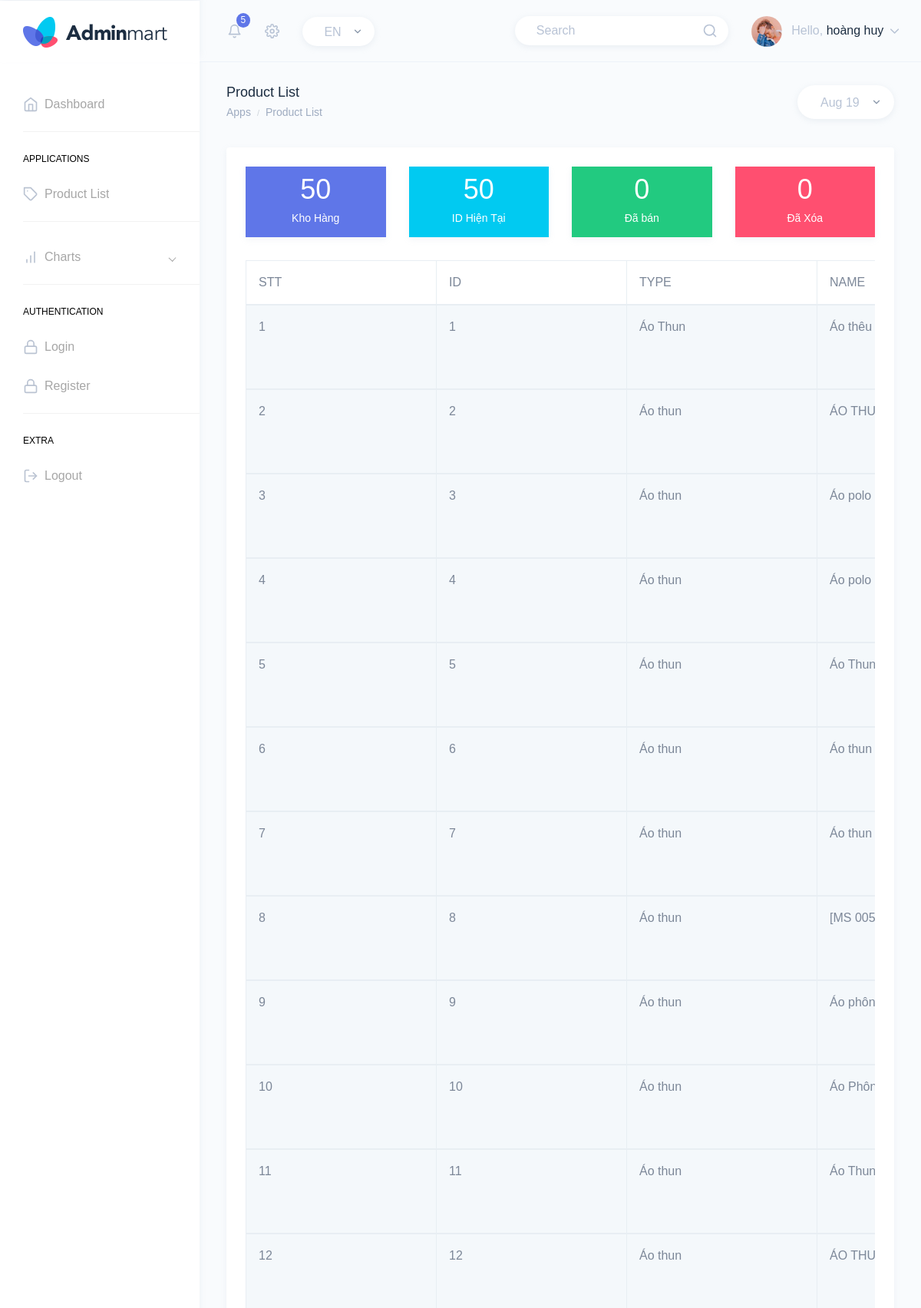
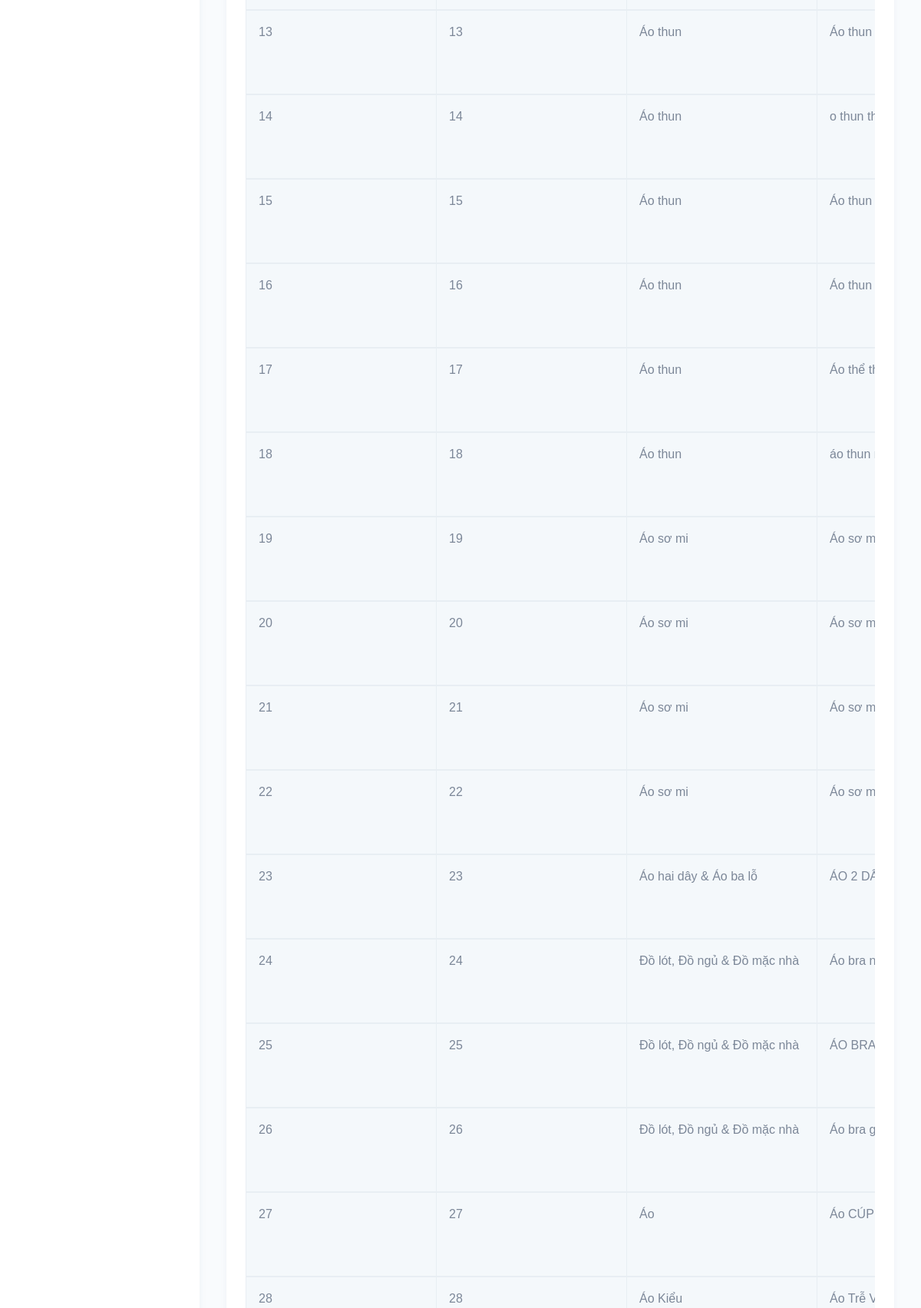
The page /src/html/ticket-list.php (signed in, upper part) on the database its author committed (2 pictures, top to bottom).
### tables this page shows
CREATE TABLE `tb_sp` (
  `sp_id` int(11) NOT NULL,
  `sp_hinhanh` varchar(300) DEFAULT NULL,
  `sp_theloai` varchar(300) DEFAULT NULL,
  `sp_tensanpham` varchar(300) DEFAULT NULL,
  `sp_gia` int(11) DEFAULT NULL
);

### src/html/ticket-list.php (the view, shortened to what this page needs)
<?php
$id=$_SESSION['name'];
?>
<!DOCTYPE html>
<html dir="ltr" lang="en">
<head>
    <link href="../dist/css/style.min.css" rel="stylesheet">
<body>
    <div id="main-wrapper" data-theme="light" data-layout="vertical" data-navbarbg="skin6" data-sidebartype="full" data-sidebar-position="fixed" data-header-position="fixed" data-boxed-layout="full">
        <header class="topbar" data-navbarbg="skin6">
            <nav class="navbar top-navbar navbar-expand-md">
                <div class="navbar-header" data-logobg="skin6">
                    <div class="navbar-brand">
                        <a href="index.html">
                            <b class="logo-icon">
                                <img src="../assets/images/logo-icon.png" alt="homepage" class="dark-logo" />
                            </b>
                            <span class="logo-text">
                                <img src="../assets/images/logo-text.png" alt="homepage" class="dark-logo" />
                            </span>
                        </a>
                    </div>
                </div>
                <div class="navbar-collapse collapse" id="navbarSupportedContent">
                    <ul class="navbar-nav float-left mr-auto ml-3 pl-1">
                        <li class="nav-item dropdown">
                            <a class="nav-link dropdown-toggle pl-md-3 position-relative" href="javascript:void(0)"
                                id="bell" role="button" data-toggle="dropdown" aria-haspopup="true"
                                aria-expanded="false">
                                <span><i data-feather="bell" class="svg-icon"></i></span>
                                <span class="badge badge-primary notify-no rounded-circle">5</span>
                            </a>
                        </li>
                        <li class="nav-item dropdown">
                            <a class="nav-link dropdown-toggle" href="#" id="navbarDropdown" role="button"
                                data-toggle="dropdown" aria-haspopup="true" aria-expanded="false">
                                <i data-feather="settings" class="svg-icon"></i>
                            </a>
                        </li>
                        <li class="nav-item d-none d-md-block">
                            <a class="nav-link" href="javascript:void(0)">
                                <div class="customize-input">
                                    <select
                                        class="custom-select form-control bg-white custom-radius custom-shadow border-0">
                                        <option selected>EN</option>
                                    </select>
                                </div>
                            </a>
                        </li>
                    </ul>
                    <ul class="navbar-nav float-right">
                        <li class="nav-item d-none d-md-block">
                            <a class="nav-link" href="javascript:void(0)">
                                <form>
                                    <div class="customize-input">
                                        <input class="form-control custom-shadow custom-radius border-0 bg-white"
                                            type="search" placeholder="Search" aria-label="Search">
                                        <i class="form-control-icon" data-feather="search"></i>
                                    </div>
                                </form>
                            </a>
                        </li>
                        <li class="nav-item dropdown">
                            <a class="nav-link dropdown-toggle" href="javascript:void(0)" data-toggle="dropdown"
                                aria-haspopup="true" aria-expanded="false">
                                <img src="../assets/images/users/profile-pic.jpg" alt="user" class="rounded-circle"
                                    width="40">
                                <span class="ml-2 d-none d-lg-inline-block"><span>Hello,</span> <span
                                        class="text-dark"><?php echo $id; ?></span> <i data-feather="chevron-down"
                                        class="svg-icon"></i></span>
                            </a>
                        </li>
                    </ul>
                </div>
            </nav>
        </header>
        <aside class="left-sidebar" data-sidebarbg="skin6">
            <div class="scroll-sidebar" data-sidebarbg="skin6">
                <nav class="sidebar-nav">
                    <ul id="sidebarnav">
                        <li class="sidebar-item"> <a class="sidebar-link sidebar-link" href="index.html"
                                aria-expanded="false"><i data-feather="home" class="feather-icon"></i><span
                                    class="hide-menu">Dashboard</span></a></li>
                        <li class="list-divider"></li>
                        <li class="nav-small-cap"><span class="hide-menu">Applications</span></li>
                        <li class="sidebar-item"> <a class="sidebar-link" href="ticket-list.html"
                                aria-expanded="false"><i data-feather="tag" class="feather-icon"></i><span
                                    class="hide-menu">Product List
                                </span></a>
                        </li>
                        <li class="list-divider"></li>
                        <li class="sidebar-item"> <a class="sidebar-link has-arrow" href="javascript:void(0)"
                                aria-expanded="false"><i data-feather="bar-chart" class="feather-icon"></i><span
                                    class="hide-menu">Charts </span></a>
                        </li>
                        <li class="list-divider"></li>
                        <li class="nav-small-cap"><span class="hide-menu">Authentication</span></li>
                        <li class="sidebar-item"> <a class="sidebar-link sidebar-link" href="authentication-login1.html"
                                aria-expanded="false"><i data-feather="lock" class="feather-icon"></i><span
                                    class="hide-menu">Login
                                </span></a>
                        </li>
                        <li class="sidebar-item"> <a class="sidebar-link sidebar-link"
                                href="authentication-register1.html" aria-expanded="false"><i data-feather="lock"
                                    class="feather-icon"></i><span class="hide-menu">Register
                                </span></a>
                        </li>
                        <li class="list-divider"></li>
                        <li class="nav-small-cap"><span class="hide-menu">Extra</span></li>
                        <li class="sidebar-item"> <a class="sidebar-link sidebar-link" href="authentication-login1.html"
                                aria-expanded="false"><i data-feather="log-out" class="feather-icon"></i><span
                                    class="hide-menu">Logout</span></a></li>
                    </ul>
                </nav>
            </div>
        </aside>
        <div class="page-wrapper">
            <div class="page-breadcrumb">
                <div class="row">
                    <div class="col-7 align-self-center">
                        <h4 class="page-title text-truncate text-dark font-weight-medium mb-1">Product List</h4>
                        <div class="d-flex align-items-center">
                            <nav aria-label="breadcrumb">
                                <ol class="breadcrumb m-0 p-0">
                                    <li class="breadcrumb-item"><a href="index.html" class="text-muted">Apps</a></li>
                                    <li class="breadcrumb-item text-muted active" aria-current="page">Product List</li>
                                </ol>
                            </nav>
                        </div>
                    </div>
                    <div class="col-5 align-self-center">
                        <div class="customize-input float-right">
                            <select class="custom-select custom-select-set form-control bg-white border-0 custom-shadow custom-radius">
                                <option selected>Aug 19</option>
                            </select>
                        </div>
                    </div>
                </div>
            </div>
            <div class="container-fluid">
                <div class="row">
                    <div class="col-12">
                        <div class="card">
                            <div class="card-body">
                                <div class="row">
                                    <div class="col-md-6 col-lg-3 col-xlg-3">
                                        <div class="card card-hover">
                                            <div class="p-2 bg-primary text-center">
                                                <h1 class="font-light text-white">
<?php
                                                    include_once ('connet.php');
                                                    $sql="select count(sp_id) as maxid from tb_sp";
                                                    $result=mysqli_query($conn,$sql);
                                                    $row=mysqli_fetch_assoc($result);
                                                    $maxid=$row['maxid'];
                                                    echo $row['maxid'];
                                                ?>
                                                </h1>
                                                <h6 class="text-white">Kho Hàng</h6>
                                            </div>
                                        </div>
                                    </div>
                                    <div class="col-md-6 col-lg-3 col-xlg-3">
                                        <div class="card card-hover">
                                            <div class="p-2 bg-cyan text-center">
                                                <h1 class="font-light text-white">
                                                <?php
                                                    include_once ('connet.php');
                                                    $sql="select MAX(sp_id) as idnow from tb_sp";
                                                    $result=mysqli_query($conn,$sql);
                                                    $row=mysqli_fetch_assoc($result);
                                                    echo $row['idnow'];
                                           ?>
                                                </h1>
                                                <h6 class="text-white">ID Hiện Tại</h6>
                                            </div>
                                        </div>
                                    </div>
                                    <div class="col-md-6 col-lg-3 col-xlg-3">
                                        <div class="card card-hover">
                                            <div class="p-2 bg-success text-center">
                                                <h1 class="font-light text-white">0</h1>
                                                <h6 class="text-white">Đã bán</h6>
                                            </div>
                                        </div>
                                    </div>
                                    <div class="col-md-6 col-lg-3 col-xlg-3">
                                        <div class="card card-hover">
                                            <div class="p-2 bg-danger text-center">
                                                <h1 class="font-light text-white" id="click"><?php
                                                  echo $row['idnow']-$maxid;
                                            ?>
                                            </h1>
                                                <h6 class="text-white" >Đã Xóa</h6>
                                            </div>
                                        </div>
                                    </div>
                                </div>
                                <div class="table-responsive">
                                    <table id="zero_config" class="table table-striped table-bordered no-wrap">
                                        <thead>
                                            <tr>
                                                <th>STT</th>
                                            <th>ID</th>
                                                <th>TYPE</th>
                                                <th>NAME</th>
                                            </tr>
                                        </thead>
                                        <?php
                                        $servername = "127.0.0.1";
                                        $username = "root";
                                        $password = "";
                                        $database  = "qlao";
                                        $conn = mysqli_connect($servername, $username, $password,$database) or die("lỗi");
                                        mysqli_set_charset($conn, 'UTF8');
                                        $sql="select * from tb_sp";
                                        $result=mysqli_query($conn,$sql);
                                        $i=1;
                                        if(mysqli_num_rows($result)>0){
                                            while ($row=mysqli_fetch_assoc($result)){
                                                $id=$row["sp_id"];
                                                $type=$row["sp_theloai"];
                                                $name=$row["sp_tensanpham"];
                                                $prices=$row["sp_gia"];
                                                $kq=<<<EOD
                                    <tbody>
                                            <tr>
                                            <td>$i</td>
                                                <td>$id</td>
                                                <td>$type</td>
                                                <td id="name">$name</td>
                                                <td>$prices</td>
                                                <td>
                                                    <button  class="form-control custom-shadow custom-radius border-1" ><a href="fixSP.php?edit=$id" >More</a></button>
                                                    <a href="del-fixlSP.php?id=$id"><button class="form-control custom-shadow custom-radius border-1" onclick="alert('Bạn chắc chắn muốn xóa sản sản phẩm này ?')">Delete</button></a>
                                                </td>
                                            </tr>
                                        </tbody>
EOD;
                                                echo $kq; $i+=1;
                                            }
                                        }
                                        ?>
                                    </table>
                                </div>
                            </div>
                        </div>
                    </div>
                </div>
            </div>
        </div>
    </div>
</body>
</html>

### rows shown on the page
tb_sp: sp_id "1", sp_theloai "Áo Thun", sp_tensanpham "Áo thêu…"
tb_sp: sp_id "2", sp_theloai "Áo thun", sp_tensanpham "ÁO…"
tb_sp: sp_id "3", sp_theloai "Áo thun", sp_tensanpham "Áo polo…"
tb_sp: sp_id "4", sp_theloai "Áo thun", sp_tensanpham "Áo polo…"
tb_sp: sp_id "5", sp_theloai "Áo thun", sp_tensanpham "Áo Thun…"
tb_sp: sp_id "6", sp_theloai "Áo thun", sp_tensanpham "Áo thun…"
tb_sp: sp_id "7", sp_theloai "Áo thun", sp_tensanpham "Áo thun…"
tb_sp: sp_id "8", sp_theloai "Áo thun", sp_tensanpham "[MS…"
tb_sp: sp_id "9", sp_theloai "Áo thun", sp_tensanpham "Áo…"
tb_sp: sp_id "10", sp_theloai "Áo thun", sp_tensanpham "Áo…"
tb_sp: sp_id "11", sp_theloai "Áo thun", sp_tensanpham "Áo Thun…"
tb_sp: sp_id "12", sp_theloai "Áo thun", sp_tensanpham "ÁO…"
tb_sp: sp_id "13", sp_theloai "Áo thun", sp_tensanpham "Áo thun…"
tb_sp: sp_id "14", sp_theloai "Áo thun", sp_tensanpham "o thun…"
tb_sp: sp_id "15", sp_theloai "Áo thun", sp_tensanpham "Áo thun…"
tb_sp: sp_id "16", sp_theloai "Áo thun", sp_tensanpham "Áo thun…"
tb_sp: sp_id "17", sp_theloai "Áo thun", sp_tensanpham "Áo thể…"
tb_sp: sp_id "18", sp_theloai "Áo thun", sp_tensanpham "áo thun…"
tb_sp: sp_id "19", sp_theloai "Áo sơ mi", sp_tensanpham "Áo sơ…"
tb_sp: sp_id "20", sp_theloai "Áo sơ mi", sp_tensanpham "Áo sơ…"
tb_sp: sp_id "21", sp_theloai "Áo sơ mi", sp_tensanpham "Áo sơ…"
tb_sp: sp_id "22", sp_theloai "Áo sơ mi", sp_tensanpham "Áo sơ…"
tb_sp: sp_id "23", sp_theloai "Áo hai dây & Áo ba lỗ", sp_tensanpham "ÁO 2…"
tb_sp: sp_id "24", sp_theloai "Đồ lót, Đồ ngủ & Đồ mặc nhà", sp_tensanpham "Áo bra…"
tb_sp: sp_id "25", sp_theloai "Đồ lót, Đồ ngủ & Đồ mặc nhà", sp_tensanpham "ÁO BRA…"
tb_sp: sp_id "26", sp_theloai "Đồ lót, Đồ ngủ & Đồ mặc nhà", sp_tensanpham "Áo bra…"
tb_sp: sp_id "27", sp_theloai "Áo", sp_tensanpham "Áo CÚP…"
tb_sp: sp_id "28", sp_theloai "Áo Kiểu", sp_tensanpham "Áo Trễ…"

### other values the page prints
$id "hoàng huy"
$row['maxid'] "50"
$row['idnow'] "50"
$row['idnow']-$maxid "0"
